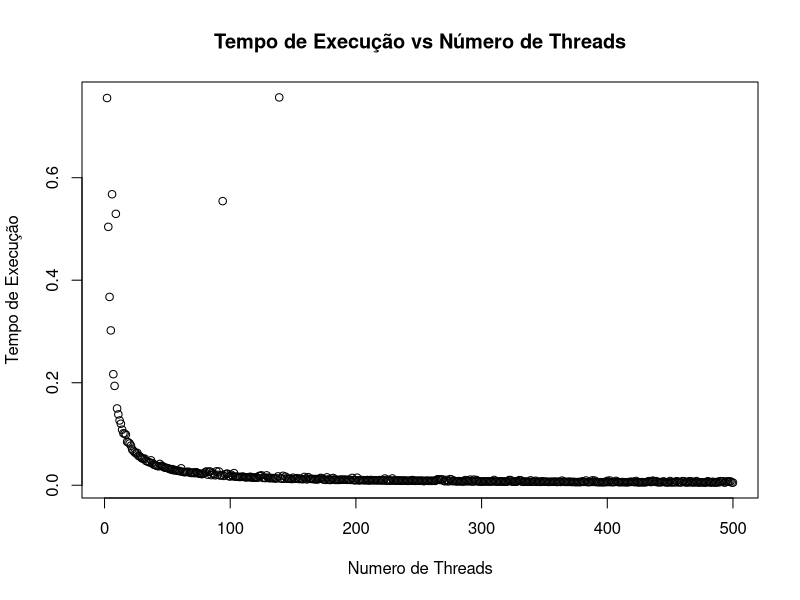

This chart was generated by the following R code:
time = read.csv("experimento.txt")
plot(time, main="Tempo de Execução vs Número de Threads", xlab="Numero de Threads", ylab="Tempo de Execução")
